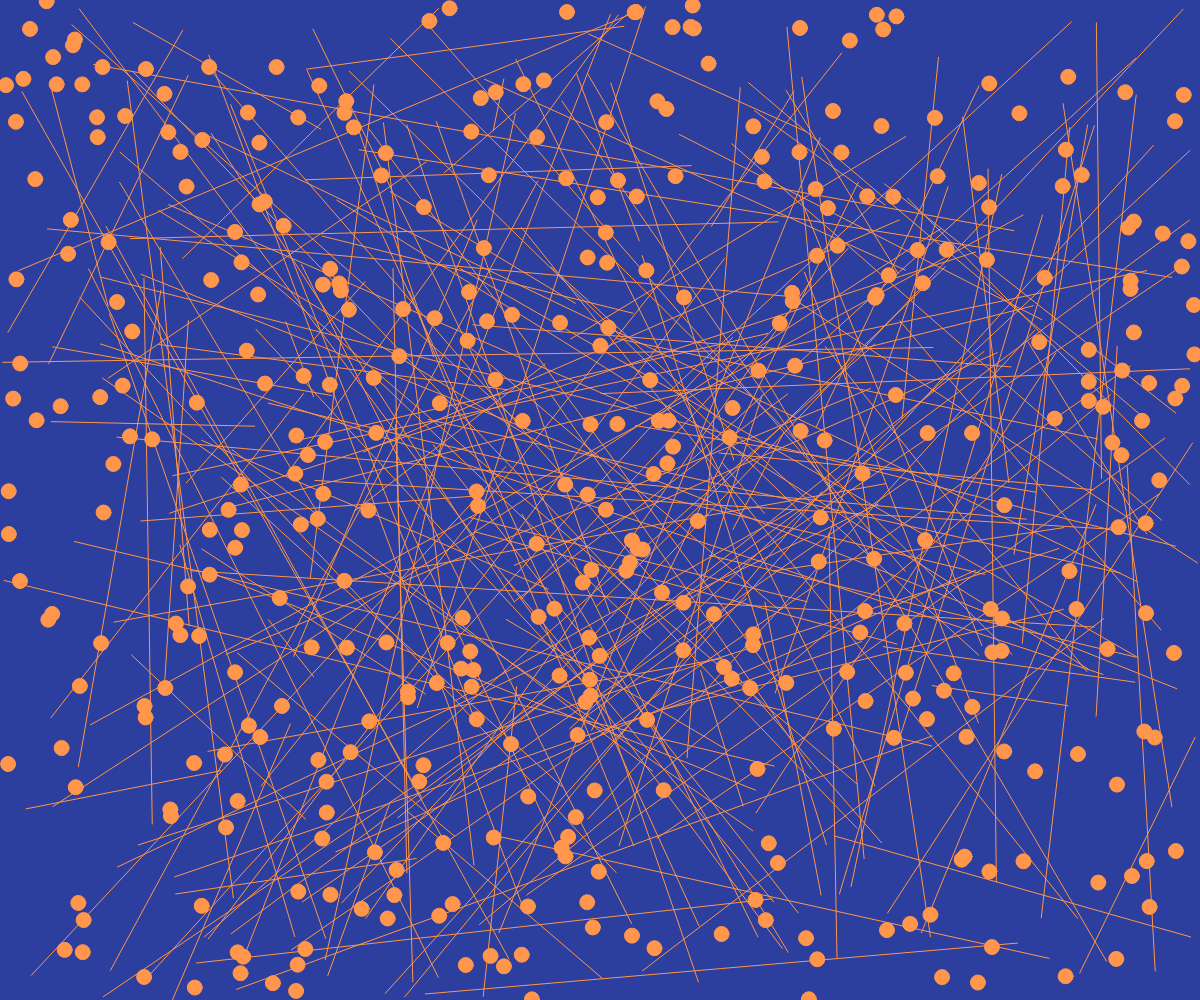
Frame 1 (no input)
Frame 60 (no input): identical to frame 1, image omitted
Frame 120 (the mouse pressed at the canvas centre since frame 60): identical to frame 1, image omitted

The p5.js sketch that drew this single still picture (run headless with seeded random() and noise() and a simulated clock; from frame 60 on, the mouse is pressed at the canvas centre):

// p5.js sketch
// ── sketch.js
let numCircles = 400;

function setup() {
  createCanvas(windowWidth, windowHeight);
}

function draw() {
  background(44, 62, 158);
  fill(255, 150, 75);
  stroke(255, 150, 75);
  
  randomSeed(90);

  for (let i = 0; i < numCircles; i++) {
    let x = random(width);
    let y = random(height);
    let dim = 15;
    ellipse(x, y, dim, dim);
  }

  for (let i = 0; i < numCircles; i++) {
    let x1 = random(width);
    let y1 = random(height);
    let x2 = random(width);
    let y2 = random(height);

    if (random(1) < 0.5) {
      line(x1, y1, x2, y2);
    }
  }
}
